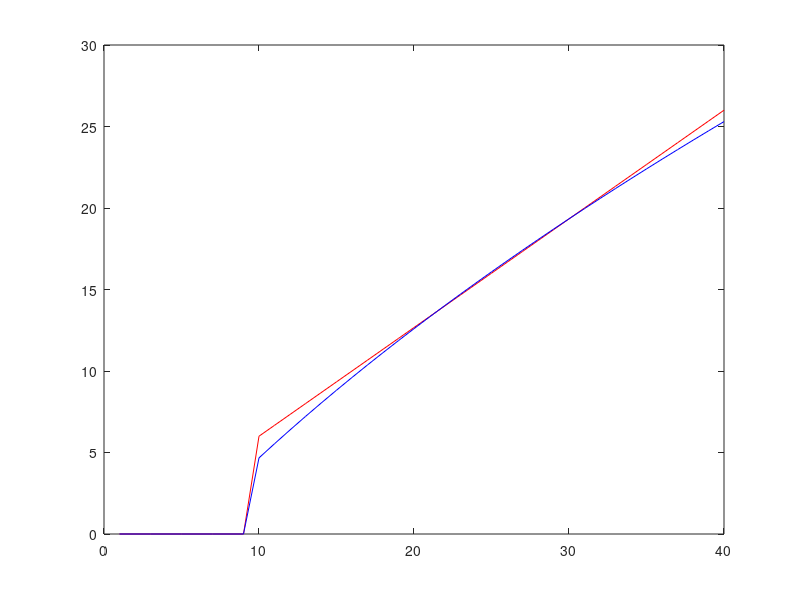

Write the MATLAB code that produced this figure.
%% Compare the equilibrium spacing between Newell and Gipps

% Gipps equilibirum speed 
% /////Ciuffo, Biagio, Vincenzo Punzo, 
% //and Marcello Montanino. 
% //"Thirty Years of Gipps' Car-Following Model: 
% //Applications, Developments, and New Features." 
% //Transportation Research Record: 
% //Journal of the Transportation Research Board 
% //2315 (2012): 89-99. (Eq. 3a)

clear;

v_max = 40;
tau = 0.7;
theta = 0.3;
b_f = -3;
b_e = -3*1.1;

% for newell
headway = 1.5;
jamgap = 1;
len = 4;

for i=10:40
    speed_newell(i)=min(v_max,(i-jamgap)/headway);
end

for i=10:40
    speed_gipps(i)=min(v_max, ...
        max((tau+theta)/(1/-b_f-1/(-b_e))...
        *(-1+sqrt(1+(2*(i-(len+jamgap))*(1/-b_f-1/(-b_e)))/(tau+theta)^2)),0));
end

plot(speed_newell,'r');hold on;
plot(speed_gipps,'b'); hold off;
